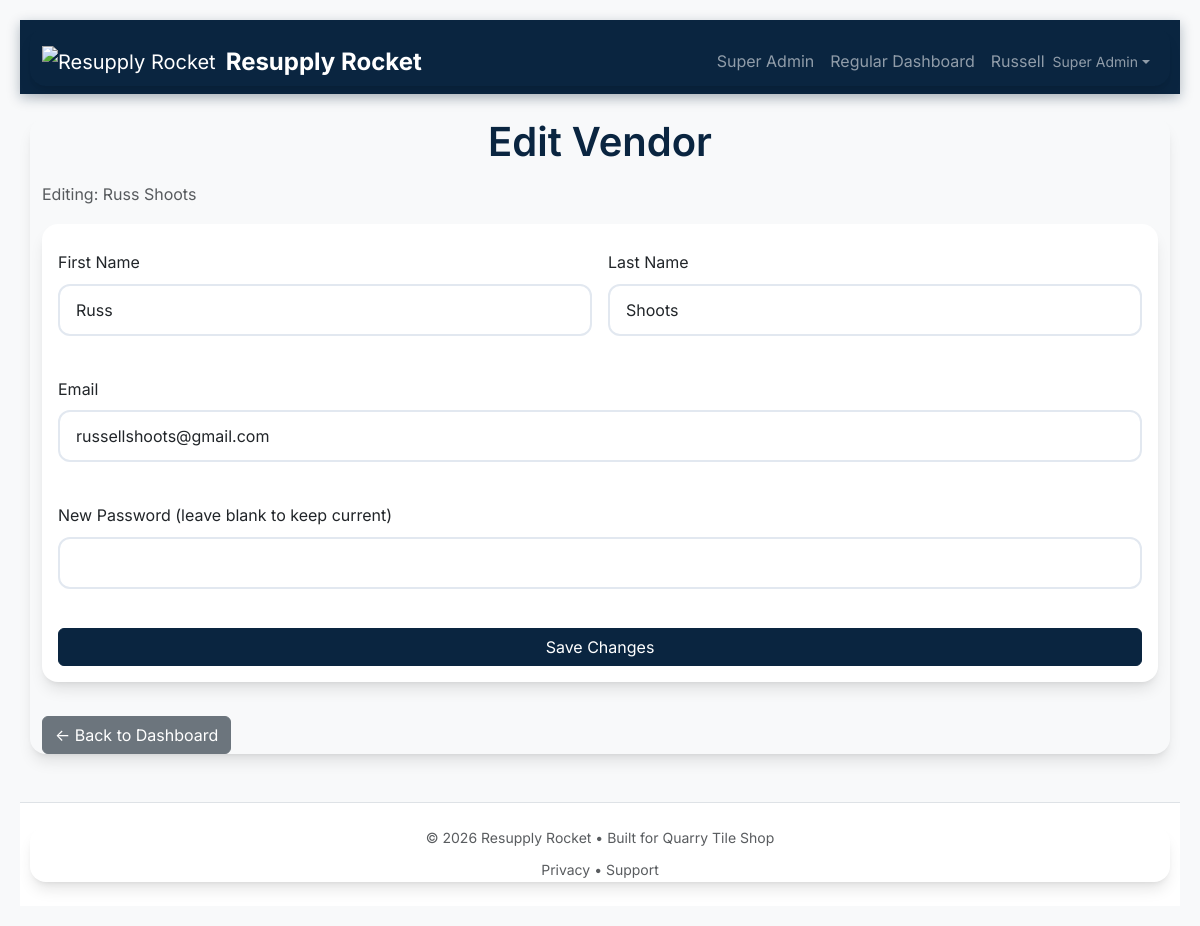
Screenshot of /admin_edit_vendor.php?id=36 (signed in) with the database file from the repository.
### tables this page shows
CREATE TABLE `users` (
  `id` int(11) NOT NULL,
  `organization_id` int(11) DEFAULT NULL,
  `vendor_id` int(11) DEFAULT NULL,
  `username` varchar(50) NOT NULL,
  `first_name` varchar(255) DEFAULT NULL,
  `last_name` varchar(255) DEFAULT NULL,
  `email` varchar(100) NOT NULL,
  `password` varchar(255) NOT NULL,
  `is_admin` tinyint(1) DEFAULT 0,
  `is_wholesale` tinyint(1) DEFAULT 0,
  `resale_number` varchar(50) DEFAULT NULL,
  `certificate_url` varchar(255) DEFAULT NULL,
  `approval_status` enum('pending','approved','rejected') DEFAULT 'pending',
  `registration_type` enum('new_company','join_company','pre_reg') DEFAULT NULL,
  `phone_number` varchar(20) DEFAULT NULL,
  `business_name` varchar(255) DEFAULT NULL,
  `is_propane` tinyint(1) DEFAULT 0,
  `account_number` varchar(50) DEFAULT NULL,
  `delivery_address` text DEFAULT NULL,
  `access_notes` text DEFAULT NULL,
  `password_hash` varchar(255) NOT NULL,
  `suspended` tinyint(1) DEFAULT 0,
  `resale_certificate_url` varchar(255) DEFAULT NULL,
  `is_organization_admin` tinyint(1) DEFAULT 0
);

### admin_edit_vendor.php (the view, shortened to what this page needs)
<?php
require_once 'header.php';
$id = (int)$_GET['id'];
$stmt = $pdo->prepare("SELECT * FROM users WHERE id = :id AND is_organization_admin = 1");
$stmt->execute(['id' => $id]);
$vendor = $stmt->fetch();
?>
<div class="container mt-4">
    <h1 class="mb-3">Edit Vendor</h1>
    <p class="text-muted">Editing: <?= htmlspecialchars($vendor['first_name'] . ' ' . $vendor['last_name']) ?></p>
    <div class="card">
        <div class="card-body">
            <form method="post">
                <div class="row g-3">
                    <div class="col-md-6">
                        <label class="form-label">First Name</label>
                        <input type="text" name="first_name" class="form-control" value="<?= htmlspecialchars($vendor['first_name']) ?>" required>
                    </div>
                    <div class="col-md-6">
                        <label class="form-label">Last Name</label>
                        <input type="text" name="last_name" class="form-control" value="<?= htmlspecialchars($vendor['last_name']) ?>" required>
                    </div>
                    <div class="col-12">
                        <label class="form-label">Email</label>
                        <input type="email" name="email" class="form-control" value="<?= htmlspecialchars($vendor['email']) ?>" required>
                    </div>
                    <div class="col-12">
                        <label class="form-label">New Password (leave blank to keep current)</label>
                        <input type="password" name="password" class="form-control">
                    </div>
                </div>
                <button type="submit" class="btn btn-primary w-100 mt-4">Save Changes</button>
            </form>
        </div>
    </div>
    <div class="mt-4">
        <a href="admin_dashboard.php" class="btn btn-secondary">← Back to Dashboard</a>
    </div>
</div>
<?php require_once 'footer.php'; ?>

### header.php (shortened to what this page needs)
<?php
require_once 'config.php';
$current_page = basename($_SERVER['PHP_SELF']);
$user_info = null;
if (isset($_SESSION['user_id'])) {
    $stmt = $pdo->prepare("SELECT u.first_name, u.last_name, u.is_admin, u.is_organization_admin, o.name as organization_name
                           FROM users u
                           LEFT JOIN organizations o ON u.organization_id = o.id
                           WHERE u.id = :id");
    $stmt->execute(['id' => $_SESSION['user_id']]);
    $user_info = $stmt->fetch();
}
?>
<!DOCTYPE html>
<html lang="en">
<head>
    <link href="https://cdn.jsdelivr.net/npm/bootstrap@5.3.0/dist/css/bootstrap.min.css" rel="stylesheet">
    <link rel="stylesheet" href="css/styles.css">
</head>
<body class="bg-light">
    <nav class="navbar navbar-expand-lg navbar-dark" style="background: var(--navy); box-shadow: 0 4px 12px rgba(10, 37, 64, 0.3);">
        <div class="container">
            <a class="navbar-brand d-flex align-items-center" href="<?php
                if (isset($_SESSION['is_admin']) && $_SESSION['is_admin']) echo 'admin_dashboard.php';
                elseif (isset($_SESSION['is_organization_admin']) && $_SESSION['is_organization_admin']) echo 'vendor_dashboard.php';
                else echo 'dashboard.php';
            ?>">
                <img src="icons/logo-192.png" alt="Resupply Rocket" style="max-height: 38px; margin-right: 10px;">
                <span class="fw-bold fs-4">Resupply Rocket</span>
            </a>
            <div class="collapse navbar-collapse" id="navbarNav">
                <ul class="navbar-nav ms-auto align-items-center">
                    <?php if (isset($_SESSION['is_admin']) && $_SESSION['is_admin']): ?>
                        <li class="nav-item"><a class="nav-link <?php echo $current_page === 'admin_dashboard.php' ? 'active' : ''; ?>" href="admin_dashboard.php">Super Admin</a></li>
                        <li class="nav-item"><a class="nav-link" href="dashboard.php">Regular Dashboard</a></li>
                    <?php endif; ?>
                    <?php if ($user_info): ?>
                    <li class="nav-item dropdown">
                        <a class="nav-link dropdown-toggle d-flex align-items-center" href="#" id="userDropdown" role="button" data-bs-toggle="dropdown">
                            <span class="me-2"><?= htmlspecialchars($user_info['first_name']) ?></span>
                            <small class="text-teal">
                                <?= $user_info['is_admin'] ? 'Super Admin' : ($user_info['is_organization_admin'] ? 'Vendor Admin' : htmlspecialchars($user_info['organization_name'] ?? '')) ?>
                            </small>
                        </a>
                    </li>
                    <?php endif; ?>
                </ul>
            </div>
        </div>
    </nav>

### css/styles.css (style rules this page uses)
:root { --navy: #0a2540; --teal: #00d4c8; --teal-hover: #00b8af; --gray-900: #0f172a; --gray-700: #64748b; --gray-100: #f8fafc; --success: #10b981; }
* { transition-property: color, background-color, border-color, text-decoration-color, fill, stroke, box-shadow; transition-timing-function: cubic-bezier(0.4, 0, 0.2, 1); transition-duration: 150ms; }
body { font-family: 'Inter', system-ui, -apple-system, sans-serif; background-color: var(--gray-100); color: var(--gray-900); line-height: 1.6; }
h1, h2, h3, h4, h5, h6 { font-weight: 600; color: var(--navy); }
.container, .card { border-radius: 16px; box-shadow: 0 10px 15px -3px rgb(0 0 0 / 0.1), 0 4px 6px -4px rgb(0 0 0 / 0.1); }
.card { border: none; background: white; }
.btn-primary { background-color: var(--navy); border-color: var(--navy); }
.form-control, .form-select { border-radius: 12px; border: 2px solid #e2e8f0; padding: 12px 16px; font-size: 1rem; }
body { margin: 0; padding: 20px; }
h1 { text-align: center; }
form label { display: block; margin: 10px 0 5px; }
form input, form textarea { width: 100%; padding: 10px; margin-bottom: 15px; border: 1px solid #ddd; border-radius: 4px; font-size: 16px; }
a { display: inline-block; margin-top: 10px; font-size: 14px; }

### rows the page displays
users: first_name "Russell"
users: first_name+last_name "Russ Shoots", first_name "Russ", last_name "Shoots", email "russellshoots@gmail.com"
